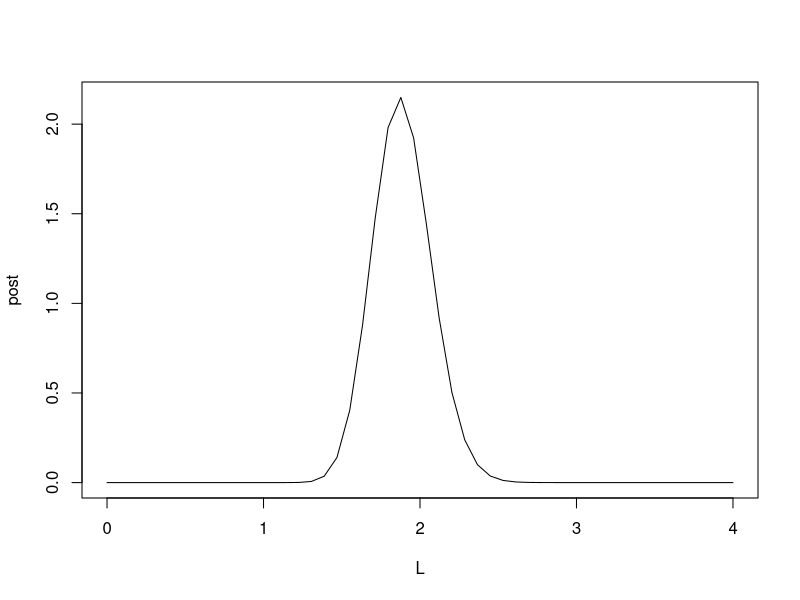

Recreate this plot in R.
set.seed(176)
data=rexp(100,rate=1.75)

#we have the data and we suppose that it follows the exponential distribution
#we do not know anything about the lamda
prior=function(x){
  if(x>0 & x<4){
    x*(4-x)
  }
  else{
    0
  }
}

L=seq(from=0,to=4,length.out=50)#our possible lamda for distribution
post=rep(NA,50)
for (i in 1:50){
  post[i]=sum(dexp(data,rate=L[i],log=TRUE))+log(prior(L[i]))
}

eps=L[17]-L[16]
post=exp(post)# we do log and then exponential for numerical reasons
post=post/sum(post*eps)# to normalize
plot(L,post,type="l")

which.max(post)#index where p gives your max
L[24]#our rate is 1.75, 1.877 is not too far away from it
